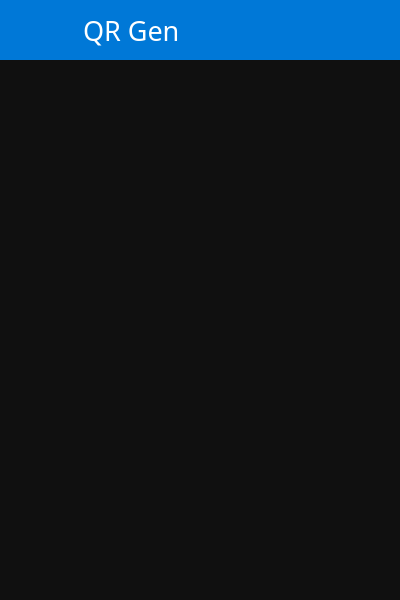
<?xml version="1.0" encoding="UTF-8"?>
<ui version="4.0">
 <class>FramelessWindow</class>
 <widget class="QWidget" name="FramelessWindow">
  <property name="geometry">
   <rect>
    <x>0</x>
    <y>0</y>
    <width>400</width>
    <height>600</height>
   </rect>
  </property>
  <property name="minimumSize">
   <size>
    <width>400</width>
    <height>600</height>
   </size>
  </property>
  <property name="maximumSize">
   <size>
    <width>400</width>
    <height>600</height>
   </size>
  </property>
  <property name="windowTitle">
   <string/>
  </property>
  <property name="autoFillBackground">
   <bool>false</bool>
  </property>
  <layout class="QVBoxLayout" name="verticalLayout_2">
   <property name="spacing">
    <number>0</number>
   </property>
   <property name="leftMargin">
    <number>0</number>
   </property>
   <property name="topMargin">
    <number>0</number>
   </property>
   <property name="rightMargin">
    <number>0</number>
   </property>
   <property name="bottomMargin">
    <number>0</number>
   </property>
   <item>
    <widget class="QWidget" name="windowFrame" native="true">
     <property name="autoFillBackground">
      <bool>false</bool>
     </property>
     <property name="styleSheet">
      <string notr="true">#windowFrame
{
 background-color:#101010;
}</string>
     </property>
     <layout class="QVBoxLayout" name="verticalLayout">
      <property name="spacing">
       <number>0</number>
      </property>
      <property name="leftMargin">
       <number>0</number>
      </property>
      <property name="topMargin">
       <number>0</number>
      </property>
      <property name="rightMargin">
       <number>0</number>
      </property>
      <property name="bottomMargin">
       <number>0</number>
      </property>
      <item>
       <widget class="WindowDragger" name="windowTitlebar" native="true">
        <property name="sizePolicy">
         <sizepolicy hsizetype="Preferred" vsizetype="Fixed">
          <horstretch>0</horstretch>
          <verstretch>0</verstretch>
         </sizepolicy>
        </property>
        <property name="minimumSize">
         <size>
          <width>0</width>
          <height>60</height>
         </size>
        </property>
        <property name="autoFillBackground">
         <bool>false</bool>
        </property>
        <property name="styleSheet">
         <string notr="true">#windowTitlebar{
	border: none; 
	height:50px;
	background:#0078d7;
}</string>
        </property>
        <layout class="QHBoxLayout" name="horizontalLayout" stretch="1,1,1,1,1">
         <property name="spacing">
          <number>4</number>
         </property>
         <property name="leftMargin">
          <number>6</number>
         </property>
         <property name="topMargin">
          <number>2</number>
         </property>
         <property name="rightMargin">
          <number>16</number>
         </property>
         <property name="bottomMargin">
          <number>2</number>
         </property>
         <item>
          <widget class="QWidget" name="widget_2" native="true">
           <layout class="QHBoxLayout" name="horizontalLayout_3">
            <property name="topMargin">
             <number>6</number>
            </property>
            <property name="bottomMargin">
             <number>6</number>
            </property>
            <item>
             <widget class="QLabel" name="titleText">
              <property name="minimumSize">
               <size>
                <width>60</width>
                <height>0</height>
               </size>
              </property>
              <property name="maximumSize">
               <size>
                <width>60</width>
                <height>16777215</height>
               </size>
              </property>
              <property name="baseSize">
               <size>
                <width>0</width>
                <height>40</height>
               </size>
              </property>
              <property name="font">
               <font>
                <weight>75</weight>
                <bold>true</bold>
               </font>
              </property>
              <property name="layoutDirection">
               <enum>Qt::LeftToRight</enum>
              </property>
              <property name="styleSheet">
               <string notr="true">#titleText{
    image:url(:images/icon.png);
}</string>
              </property>
              <property name="text">
               <string/>
              </property>
              <property name="textFormat">
               <enum>Qt::PlainText</enum>
              </property>
              <property name="alignment">
               <set>Qt::AlignLeading|Qt::AlignLeft|Qt::AlignVCenter</set>
              </property>
              <property name="margin">
               <number>0</number>
              </property>
              <property name="indent">
               <number>4</number>
              </property>
             </widget>
            </item>
            <item>
             <widget class="QWidget" name="widget_3" native="true">
              <layout class="QHBoxLayout" name="horizontalLayout_4">
               <property name="spacing">
                <number>0</number>
               </property>
               <property name="leftMargin">
                <number>0</number>
               </property>
               <property name="topMargin">
                <number>0</number>
               </property>
               <property name="rightMargin">
                <number>0</number>
               </property>
               <property name="bottomMargin">
                <number>0</number>
               </property>
               <item>
                <widget class="QLabel" name="label">
                 <property name="sizePolicy">
                  <sizepolicy hsizetype="Minimum" vsizetype="Preferred">
                   <horstretch>0</horstretch>
                   <verstretch>0</verstretch>
                  </sizepolicy>
                 </property>
                 <property name="font">
                  <font>
                   <family>Myriad Pro Light</family>
                   <pointsize>20</pointsize>
                   <weight>9</weight>
                   <italic>false</italic>
                   <bold>false</bold>
                  </font>
                 </property>
                 <property name="styleSheet">
                  <string notr="true">color: rgb(255, 255, 255);
font: 75 20pt &quot;Myriad Pro Light&quot;;</string>
                 </property>
                 <property name="text">
                  <string>QR Gen</string>
                 </property>
                </widget>
               </item>
              </layout>
             </widget>
            </item>
           </layout>
          </widget>
         </item>
         <item>
          <spacer name="horizontalSpacer">
           <property name="orientation">
            <enum>Qt::Horizontal</enum>
           </property>
           <property name="sizeHint" stdset="0">
            <size>
             <width>40</width>
             <height>20</height>
            </size>
           </property>
          </spacer>
         </item>
         <item>
          <widget class="QToolButton" name="minimizeButton">
           <property name="font">
            <font>
             <weight>75</weight>
             <bold>true</bold>
            </font>
           </property>
           <property name="styleSheet">
            <string notr="true">#minimizeButton{
  background-color:none;
  border:none;
  width:18px;
  height:18px;
  padding:4px;
  image:url(:/images/window_minimise.png);
}
#minimizeButton:hover{
   image:url(:/images/window_minimise_hover.png);
}
#minimizeButton:pressed{
   image:url(:/images/window_minimise.png);
}</string>
           </property>
           <property name="text">
            <string/>
           </property>
          </widget>
         </item>
         <item>
          <widget class="QToolButton" name="maximizeButton">
           <property name="styleSheet">
            <string notr="true">#maximizeButton{
  background-color:none;
  border:none;
  width:18px;
  height:18px;
  padding:4px;
  image:url(:/images/window_smaller.png);
}
#maximizeButton:hover{
  image:url(:/images/window_smaller_hover.png);
}
#maximizeButton:pressed{
  image:url(:/images/window_smaller.png);
}</string>
           </property>
           <property name="text">
            <string/>
           </property>
          </widget>
         </item>
         <item>
          <widget class="QToolButton" name="closeButton">
           <property name="font">
            <font>
             <weight>75</weight>
             <bold>true</bold>
            </font>
           </property>
           <property name="styleSheet">
            <string notr="true">#closeButton{
  background-color:none;
  border:none;
  width:18px;
  height:18px;
  padding:4px;
  image:url(:/images/window_quit.png);

}
#closeButton:hover{
  image:url(:/images/window_quit_hover.png);
}
#closeButton:pressed{
  image:url(:/images/window_quit.png);
}</string>
           </property>
          </widget>
         </item>
        </layout>
       </widget>
      </item>
      <item>
       <widget class="QWidget" name="windowContent" native="true">
        <property name="autoFillBackground">
         <bool>false</bool>
        </property>
        <property name="styleSheet">
         <string notr="true">#windowContent{
  border: 0px none #ffffff;

}</string>
        </property>
        <layout class="QVBoxLayout" name="verticalLayout_3">
         <property name="spacing">
          <number>0</number>
         </property>
         <property name="leftMargin">
          <number>0</number>
         </property>
         <property name="topMargin">
          <number>0</number>
         </property>
         <property name="rightMargin">
          <number>0</number>
         </property>
         <property name="bottomMargin">
          <number>0</number>
         </property>
        </layout>
       </widget>
      </item>
     </layout>
    </widget>
   </item>
  </layout>
 </widget>
 <layoutdefault spacing="6" margin="11"/>
 <customwidgets>
  <customwidget>
   <class>WindowDragger</class>
   <extends>QWidget</extends>
   <header>windowdragger.h</header>
   <container>1</container>
  </customwidget>
 </customwidgets>
 <resources/>
 <connections/>
</ui>
